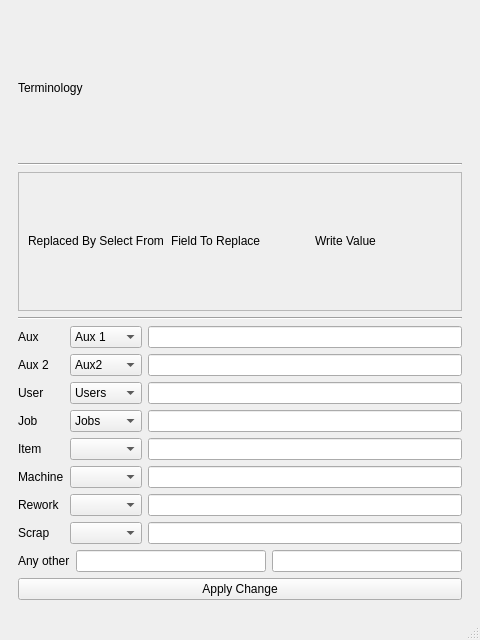
<?xml version="1.0" encoding="UTF-8"?>
<ui version="4.0">
 <class>Terminology</class>
 <widget class="QMainWindow" name="Terminology">
  <property name="geometry">
   <rect>
    <x>0</x>
    <y>0</y>
    <width>480</width>
    <height>640</height>
   </rect>
  </property>
  <property name="windowTitle">
   <string>MainWindow</string>
  </property>
  <widget class="QWidget" name="centralwidget">
   <layout class="QVBoxLayout" name="verticalLayout_4">
    <item>
     <widget class="QWidget" name="centralwidget_2" native="true">
      <layout class="QVBoxLayout" name="verticalLayout_5">
       <item>
        <widget class="QLabel" name="label">
         <property name="styleSheet">
          <string notr="true">font: 15pt &quot;Segoe UI Variable Display&quot;;
color:black;</string>
         </property>
         <property name="text">
          <string>Terminology</string>
         </property>
        </widget>
       </item>
       <item>
        <widget class="Line" name="line">
         <property name="orientation">
          <enum>Qt::Horizontal</enum>
         </property>
        </widget>
       </item>
       <item>
        <widget class="QFrame" name="frame">
         <property name="frameShape">
          <enum>QFrame::StyledPanel</enum>
         </property>
         <property name="frameShadow">
          <enum>QFrame::Raised</enum>
         </property>
         <layout class="QHBoxLayout" name="horizontalLayout_2">
          <item>
           <widget class="QLabel" name="label_4">
            <property name="styleSheet">
             <string notr="true">font: 300 11pt &quot;Segoe UI Variable Display Light&quot;;
color:black;</string>
            </property>
            <property name="text">
             <string>&lt;html&gt;&lt;head/&gt;&lt;body&gt;&lt;p&gt;&lt;span style=&quot; font-weight:400;&quot;&gt;Replaced By Select From&lt;/span&gt;&lt;/p&gt;&lt;/body&gt;&lt;/html&gt;</string>
            </property>
           </widget>
          </item>
          <item>
           <widget class="QLabel" name="label_3">
            <property name="styleSheet">
             <string notr="true">font: 300 11pt &quot;Segoe UI Variable Display Light&quot;;
color:black;</string>
            </property>
            <property name="text">
             <string>&lt;html&gt;&lt;head/&gt;&lt;body&gt;&lt;p&gt;&lt;span style=&quot; font-weight:400;&quot;&gt;Field To Replace&lt;/span&gt;&lt;/p&gt;&lt;/body&gt;&lt;/html&gt;</string>
            </property>
           </widget>
          </item>
          <item>
           <widget class="QLabel" name="label_5">
            <property name="styleSheet">
             <string notr="true">font: 300 11pt &quot;Segoe UI Variable Display Light&quot;;
color:black;</string>
            </property>
            <property name="text">
             <string>&lt;html&gt;&lt;head/&gt;&lt;body&gt;&lt;p&gt;&lt;span style=&quot; font-weight:400;&quot;&gt;Write Value &lt;/span&gt;&lt;/p&gt;&lt;/body&gt;&lt;/html&gt;</string>
            </property>
           </widget>
          </item>
         </layout>
        </widget>
       </item>
       <item>
        <widget class="Line" name="line_2">
         <property name="orientation">
          <enum>Qt::Horizontal</enum>
         </property>
        </widget>
       </item>
       <item>
        <layout class="QGridLayout" name="gridLayout_2">
         <item row="0" column="0">
          <layout class="QGridLayout" name="gridLayout">
           <item row="0" column="1">
            <layout class="QVBoxLayout" name="verticalLayout_2">
             <item>
              <widget class="QComboBox" name="comboBox">
               <item>
                <property name="text">
                 <string>Aux 1</string>
                </property>
               </item>
               <item>
                <property name="text">
                 <string>Aux 2</string>
                </property>
               </item>
               <item>
                <property name="text">
                 <string>Aux 3</string>
                </property>
               </item>
              </widget>
             </item>
             <item>
              <widget class="QComboBox" name="comboBox_2">
               <item>
                <property name="text">
                 <string>Aux2</string>
                </property>
               </item>
               <item>
                <property name="text">
                 <string>Aux3</string>
                </property>
               </item>
              </widget>
             </item>
             <item>
              <widget class="QComboBox" name="comboBox_3">
               <item>
                <property name="text">
                 <string>Users</string>
                </property>
               </item>
              </widget>
             </item>
             <item>
              <widget class="QComboBox" name="comboBox_4">
               <item>
                <property name="text">
                 <string>Jobs</string>
                </property>
               </item>
               <item>
                <property name="text">
                 <string>Work</string>
                </property>
               </item>
               <item>
                <property name="text">
                 <string>Task</string>
                </property>
               </item>
              </widget>
             </item>
             <item>
              <widget class="QComboBox" name="comboBox_5"/>
             </item>
             <item>
              <widget class="QComboBox" name="comboBox_6"/>
             </item>
             <item>
              <widget class="QComboBox" name="comboBox_8"/>
             </item>
             <item>
              <widget class="QComboBox" name="comboBox_7"/>
             </item>
            </layout>
           </item>
           <item row="0" column="2">
            <layout class="QVBoxLayout" name="verticalLayout_3">
             <item>
              <widget class="QLineEdit" name="Aux_lineEdit"/>
             </item>
             <item>
              <widget class="QLineEdit" name="Aux2_lineEdit"/>
             </item>
             <item>
              <widget class="QLineEdit" name="User_lineEdit"/>
             </item>
             <item>
              <widget class="QLineEdit" name="job_lineEdit"/>
             </item>
             <item>
              <widget class="QLineEdit" name="item_lineEdit"/>
             </item>
             <item>
              <widget class="QLineEdit" name="machine_lineEdit"/>
             </item>
             <item>
              <widget class="QLineEdit" name="rework_lineEdit"/>
             </item>
             <item>
              <widget class="QLineEdit" name="scrap_lineEdit"/>
             </item>
            </layout>
           </item>
           <item row="0" column="0">
            <layout class="QVBoxLayout" name="verticalLayout">
             <item>
              <widget class="QLabel" name="Aux_label">
               <property name="styleSheet">
                <string notr="true">font: 300 11pt &quot;Segoe UI Variable Display Light&quot;;
color:black;</string>
               </property>
               <property name="text">
                <string>Aux</string>
               </property>
              </widget>
             </item>
             <item>
              <widget class="QLabel" name="Aux2">
               <property name="styleSheet">
                <string notr="true">font: 300 11pt &quot;Segoe UI Variable Display Light&quot;;
color:black;</string>
               </property>
               <property name="text">
                <string>Aux 2</string>
               </property>
              </widget>
             </item>
             <item>
              <widget class="QLabel" name="User">
               <property name="styleSheet">
                <string notr="true">font: 300 11pt &quot;Segoe UI Variable Display Light&quot;;
color:black;</string>
               </property>
               <property name="text">
                <string>User</string>
               </property>
              </widget>
             </item>
             <item>
              <widget class="QLabel" name="Job">
               <property name="styleSheet">
                <string notr="true">font: 300 11pt &quot;Segoe UI Variable Display Light&quot;;
color:black;</string>
               </property>
               <property name="text">
                <string>Job</string>
               </property>
              </widget>
             </item>
             <item>
              <widget class="QLabel" name="Item">
               <property name="styleSheet">
                <string notr="true">font: 300 11pt &quot;Segoe UI Variable Display Light&quot;;
color:black;</string>
               </property>
               <property name="text">
                <string>Item</string>
               </property>
              </widget>
             </item>
             <item>
              <widget class="QLabel" name="Machine">
               <property name="styleSheet">
                <string notr="true">font: 300 11pt &quot;Segoe UI Variable Display Light&quot;;
color:black;</string>
               </property>
               <property name="text">
                <string>Machine</string>
               </property>
              </widget>
             </item>
             <item>
              <widget class="QLabel" name="Rework">
               <property name="styleSheet">
                <string notr="true">font: 300 11pt &quot;Segoe UI Variable Display Light&quot;;
color:black;</string>
               </property>
               <property name="text">
                <string>Rework</string>
               </property>
              </widget>
             </item>
             <item>
              <widget class="QLabel" name="Scrap">
               <property name="styleSheet">
                <string notr="true">font: 300 11pt &quot;Segoe UI Variable Display Light&quot;;
color:black;</string>
               </property>
               <property name="text">
                <string>Scrap</string>
               </property>
              </widget>
             </item>
            </layout>
           </item>
          </layout>
         </item>
         <item row="1" column="0">
          <layout class="QHBoxLayout" name="horizontalLayout">
           <item>
            <widget class="QLabel" name="label_13">
             <property name="styleSheet">
              <string notr="true">font: 300 11pt &quot;Segoe UI Variable Display Light&quot;;
color:black;</string>
             </property>
             <property name="text">
              <string>Any other</string>
             </property>
            </widget>
           </item>
           <item>
            <widget class="QLineEdit" name="lineEdit1"/>
           </item>
           <item>
            <widget class="QLineEdit" name="secondLineEdit"/>
           </item>
          </layout>
         </item>
        </layout>
       </item>
       <item>
        <widget class="QPushButton" name="Apply">
         <property name="styleSheet">
          <string notr="true">font: 300 11pt &quot;Segoe UI Variable Display Light&quot;;
color:black;</string>
         </property>
         <property name="text">
          <string>Apply Change</string>
         </property>
        </widget>
       </item>
      </layout>
     </widget>
    </item>
   </layout>
  </widget>
  <widget class="QMenuBar" name="menubar">
   <property name="geometry">
    <rect>
     <x>0</x>
     <y>0</y>
     <width>480</width>
     <height>25</height>
    </rect>
   </property>
  </widget>
  <widget class="QStatusBar" name="statusbar"/>
 </widget>
 <resources/>
 <connections/>
</ui>
